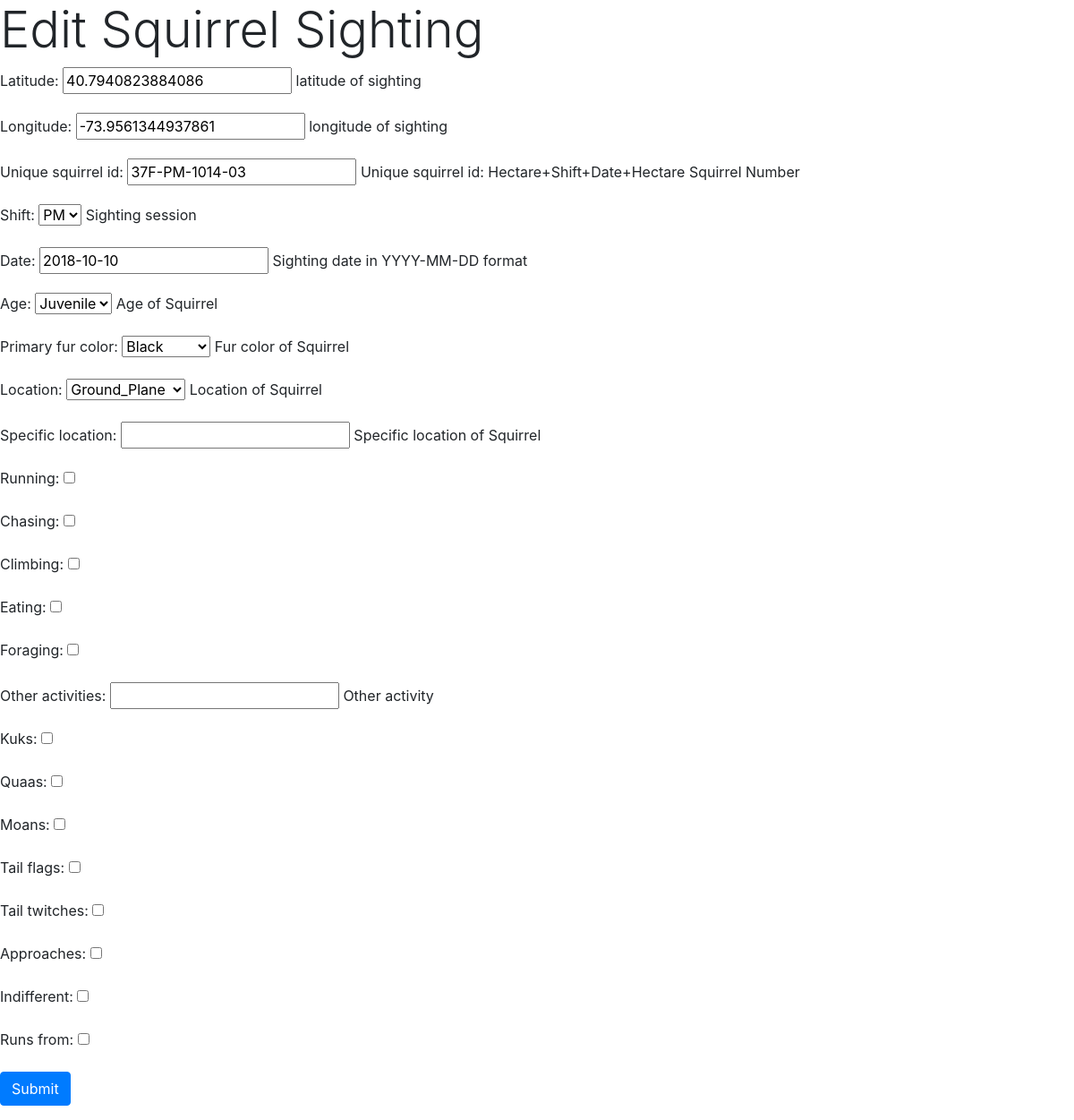
Page /park/sightings/37F-PM-1014-03/ on the earlier database version.
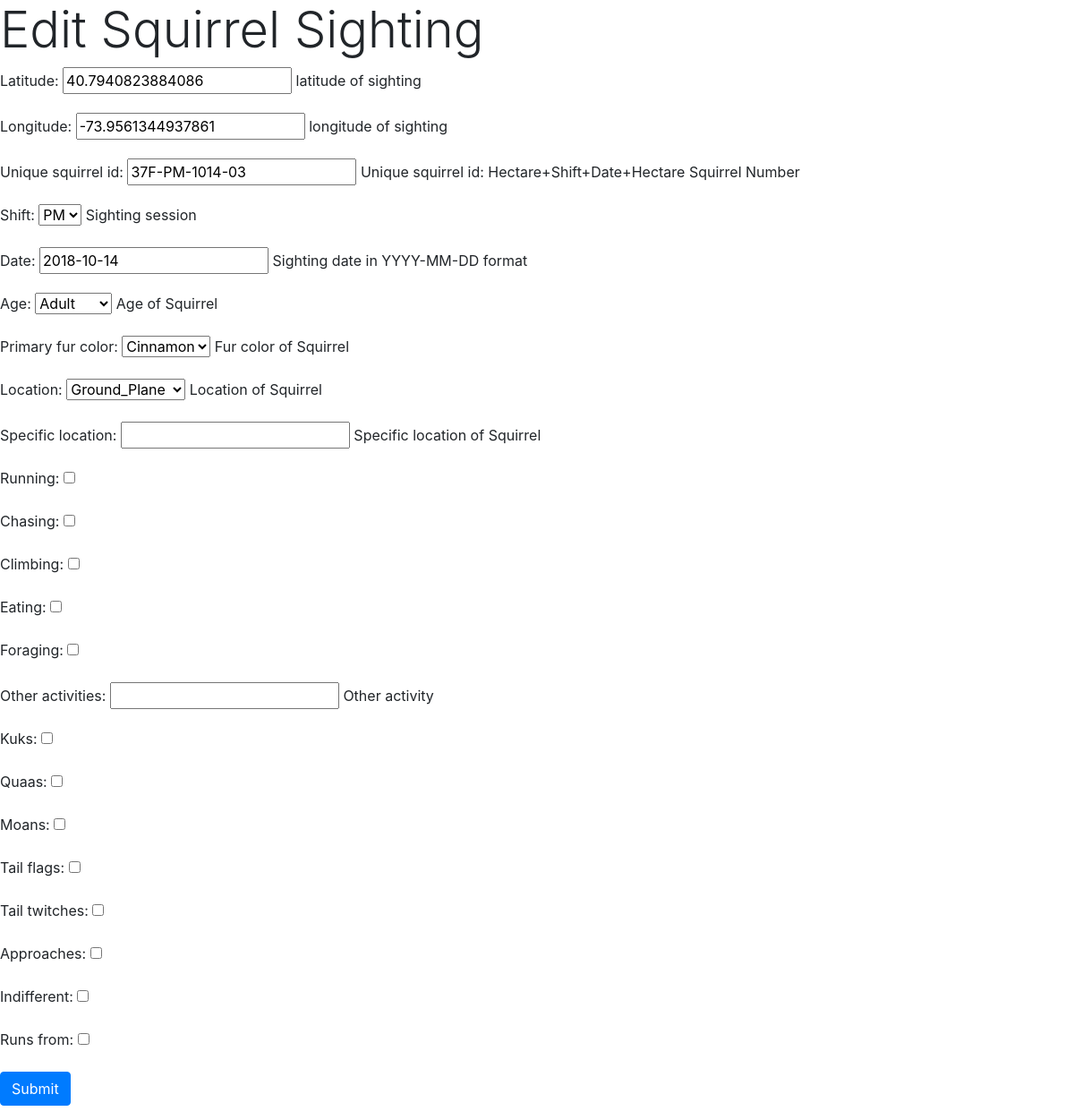
Same page on the later database version.
### park/models.py (models this page shows)
class Squirrel(models.Model):
    Latitude = models.FloatField(
        help_text = _('latitude of sighting'),
    )
    Longitude = models.FloatField(
        help_text = _('longitude of sighting'),
    )
    unique_squirrel_id = models.CharField(
        primary_key=True,
        max_length=32,
        help_text=_("Unique squirrel id: Hectare+Shift+Date+Hectare Squirrel Number")
    )
    PM = 'pm'
    AM = 'am'
    Shift_CHOICES = (
        (PM, 'PM'),
        (AM, 'AM'),
    )
    Shift = models.CharField(
        max_length=2,
        choices=Shift_CHOICES,
        default=AM,
        help_text=_("Sighting session"),
    )
    Date = models.DateField(
        help_text = _("Sighting date in YYYY-MM-DD format"),
    )
    ADULT = 'adult'
    JUVENILE = 'juvenile'
    Age_CHOICES = (
        (ADULT, 'Adult'),
        (JUVENILE, 'Juvenile'),
        ('', ''),
    )
    Age = models.CharField(
        max_length=16,
        choices=Age_CHOICES,
        default=ADULT,
        help_text=_("Age of Squirrel"),
        null=True,
        blank=True,
    )
    GRAY="gray"
    BLACK="black"
    CINNAMON="cinnamon"
    FUR_CHOICES=(
        (GRAY,"Gray"),
        (BLACK,"Black"),
        (CINNAMON,"Cinnamon"),
        ('',''),
    )
    Primary_fur_color = models.CharField(
        max_length=16,
        choices=FUR_CHOICES,
        default=GRAY,
        help_text=_("Fur color of Squirrel"),
        null=True,
        blank=True,
    )
    GROUND_PLANE="ground_plane"
    ABOVE_GROUND="above_ground"
    LOC_CHOICES=(
        (GROUND_PLANE,"Ground_Plane"),
        (ABOVE_GROUND,"Above_Ground"),
        ('','')
    )
    Location = models.CharField(
        max_length=20,
        choices=LOC_CHOICES,
        default=GROUND_PLANE,
        help_text=_("Location of Squirrel"),
        null=True,
        blank=True,
    )
    Specific_location = models.CharField(
        max_length=20,
        help_text=_("Specific location of Squirrel"),
        null=True,
        blank=True,
    )
    Running = models.BooleanField(
        default=False,
    )
    Chasing = models.BooleanField(
        default=False,
    )
    Climbing = models.BooleanField(
        default=False,
    )
    Eating = models.BooleanField(
        default=False,
    )
    Foraging = models.BooleanField(
        default=False,
    )
    Other_activities = models.CharField(
        max_length=20,
        help_text=_("Other activity"),
        null=True,
        blank=True,
    )
    Kuks = models.BooleanField(
        default=False,
    )
    Quaas = models.BooleanField(
        default=False,
    )
    Moans = models.BooleanField(
        default=False,
    )
    Tail_flags = models.BooleanField(
        default=False,
    )
    Tail_twitches = models.BooleanField(
        default=False,
    )
    Approaches = models.BooleanField(
        default=False,
    )
    Indifferent = models.BooleanField(
        default=False,
    )
    Runs_from = models.BooleanField(
        default=False,
    )

### park/views.py (the view)
# urls.py: path('sightings/<str:pk>/',views.edit_squirrel,name='edit_squirrel'),
def edit_squirrel(request, pk):
    squirrel = get_object_or_404(Squirrel, pk=pk)
    if request.method == 'POST':
        form = SquirrelForm(request.POST, instance=squirrel)
        if form.is_valid():
            form.save()
            return redirect('park:all_squirrels')
    else:
        form = SquirrelForm(instance=squirrel)
    context = {
        'form':form,
    }
    return render(request, 'park/edit.html', context)

### park/forms.py
class SquirrelForm(ModelForm):
    class Meta:
        model = Squirrel
        fields = '__all__'

### park/templates/park/edit.html (shortened to what this page needs)
<!doctype>
<html>
	<head>
		<link rel="stylesheet" href="https://maxcdn.bootstrapcdn.com/bootstrap/4.0.0/css/bootstrap.min.css">
		</head>
	<body>
		<h1 class="display-4"> Edit Squirrel Sighting </h1>
		<form method="POST">
			{{ form.as_p }}
			<input type="submit" class="btn btn-primary" name="Submit" value="Submit">
		</form>
	</body>
</html>

Differences in the rows shown:
changed Squirrel "37F-PM-1014-03": Date "2018-10-10" → "2018-10-14"; Age "Juvenile" → "Adult"; Primary_fur_color "Black" → "Cinnamon"
